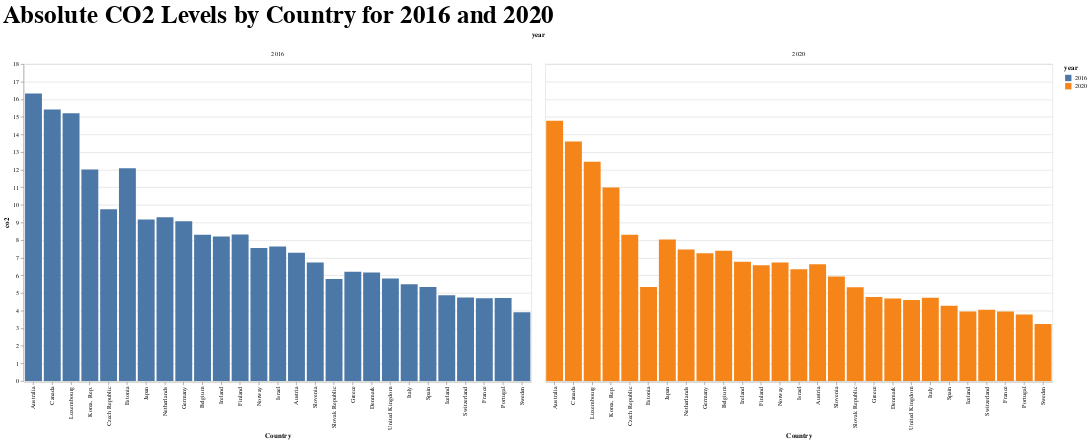

Source (notebook cell):
### Code cell
df_2016 = developed[developed['year'] == 2016]
df_2020 = developed[developed['year'] == 2020]

# Concatenate DataFrames
comp_df = pd.concat([df_2016, df_2020])

# Plot using Altair
chart = alt.Chart(comp_df).mark_bar().encode(
    x=alt.X('country_name:N', title='Country', sort='-y'),
    y='co2:Q',
    column='year:N',  # Stagger bars based on year
    color='year:N',
    tooltip=['country_name', 'co2', 'year']
).properties(
    width=800,
    height=500,
    title='Absolute CO2 Levels by Country for 2016 and 2020'
).configure_title(
    fontSize=40
)
chart

### Figure 1 — Vega-Lite specification as saved in the notebook (floating-point values rounded to 4 significant figures)
{"config": {"view": {"continuousWidth": 300, "continuousHeight": 300}, "title": {"fontSize": 40}}, "data": {"name": "data-87c0b2067cf5599801afc6ad61bc5d0d"}, "mark": {"type": "bar"}, "encoding": {"color": {"field": "year", "type": "nominal"}, "column": {"field": "year", "type": "nominal"}, "tooltip": [{"field": "country_name", "type": "nominal"}, {"field": "co2", "type": "quantitative"}, {"field": "year", "type": "quantitative"}], "x": {"field": "country_name", "sort": "-y", "title": "Country", "type": "nominal"}, "y": {"field": "co2", "type": "quantitative"}}, "height": 500, "title": "Absolute CO2 Levels by Country for 2016 and 2020", "width": 800, "$schema": "https://vega.github.io/schema/vega-lite/v5.16.3.json", "datasets": {"data-87c0b2067cf5599801afc6ad61bc5d0d": [{"country_code": "AUS", "country_name": "Australia", "region": "East Asia & Pacific", "Capital City": "Canberra", "income_group": "High income: OECD", "gov_effectiveness": 1.529, "pop_density": null, "econ_status": "Developed", "group": null, "year": 2016.0, "target": "Yes", "renewable_nrg_output": null, "renewable_nrg_consump": 9.36, "co2": 16.32, "gini": 33.7, "tree_loss": 430900.0}, {"country_code": "AUT", "country_name": "Austria", "region": "Europe & Central Asia", "Capital City": "Vienna", "income_group": "High income: OECD", "gov_effectiveness": 1.465, "pop_density": null, "econ_status": "Developed", "group": null, "year": 2016.0, "target": "Yes", "renewable_nrg_output": null, "renewable_nrg_consump": 34.63, "co2": 7.291, "gini": 30.8, "tree_loss": 17210.0}, {"country_code": "BEL", "country_name": "Belgium", "region": "Europe & Central Asia", "Capital City": "Brussels", "income_group": "High income: OECD", "gov_effectiveness": 1.228, "pop_density": null, "econ_status": "Developed", "group": null, "year": 2016.0, "target": "Yes", "renewable_nrg_output": null, "renewable_nrg_consump": 9.2, "co2": 8.311, "gini": 27.6, "tree_loss": 4512.0}, {"country_code": "CAN", "country_name": "Canada", "region": "North America", "Capital City": "Ottawa", "income_group": "High income: OECD", "gov_effectiveness": 1.567, "pop_density": null, "econ_status": "Developed", "group": null, "year": 2016.0, "target": "No", "renewable_nrg_output": null, "renewable_nrg_consump": 21.62, "co2": 15.42, "gini": 32.7, "tree_loss": 2084000.0}, {"country_code": "CHE", "country_name": "Switzerland", "region": "Europe & Central Asia", "Capital City": "Bern", "income_group": "High income: OECD", "gov_effectiveness": 2.05, "pop_density": null, "econ_status": "Developed", "group": null, "year": 2016.0, "target": "Yes", "renewable_nrg_output": null, "renewable_nrg_consump": 24.1, "co2": 4.737, "gini": 33.0, "tree_loss": 1679.0}, {"country_code": "CZE", "country_name": "Czech Republic", "region": "Europe & Central Asia", "Capital City": "Prague", "income_group": "High income: OECD", "gov_effectiveness": 1.094, "pop_density": null, "econ_status": "Developed", "group": null, "year": 2016.0, "target": "Yes", "renewable_nrg_output": null, "renewable_nrg_consump": 14.77, "co2": 9.748, "gini": 25.4, "tree_loss": 22810.0}, {"country_code": "DEU", "country_name": "Germany", "region": "Europe & Central Asia", "Capital City": "Berlin", "income_group": "High income: OECD", "gov_effectiveness": 1.29, "pop_density": null, "econ_status": "Developed", "group": null, "year": 2016.0, "target": "Yes", "renewable_nrg_output": null, "renewable_nrg_consump": 14.24, "co2": 9.073, "gini": 31.4, "tree_loss": 26880.0}, {"country_code": "DNK", "country_name": "Denmark", "region": "Europe & Central Asia", "Capital City": "Copenhagen", "income_group": "High income: OECD", "gov_effectiveness": 1.991, "pop_density": null, "econ_status": "Developed", "group": null, "year": 2016.0, "target": "Yes", "renewable_nrg_output": null, "renewable_nrg_consump": 31.95, "co2": 6.17, "gini": 28.2, "tree_loss": 4656.0}, {"country_code": "ESP", "country_name": "Spain", "region": "Europe & Central Asia", "Capital City": "Madrid", "income_group": "High income: OECD", "gov_effectiveness": 0.9208, "pop_density": null, "econ_status": "Developed", "group": null, "year": 2016.0, "target": "Yes", "renewable_nrg_output": null, "renewable_nrg_consump": 16.71, "co2": 5.341, "gini": 35.8, "tree_loss": 107600.0}, {"country_code": "EST", "country_name": "Estonia", "region": "Europe & Central Asia", "Capital City": "Tallinn", "income_group": "High income: OECD", "gov_effectiveness": 1.343, "pop_density": null, "econ_status": "Developed", "group": null, "year": 2016.0, "target": "Yes", "renewable_nrg_output": null, "renewable_nrg_consump": 27.23, "co2": 12.09, "gini": 31.2, "tree_loss": 36340.0}, {"country_code": "FIN", "country_name": "Finland", "region": "Europe & Central Asia", "Capital City": "Helsinki", "income_group": "High income: OECD", "gov_effectiveness": 1.755, "pop_density": null, "econ_status": "Developed", "group": null, "year": 2016.0, "target": "Yes", "renewable_nrg_output": null, "renewable_nrg_consump": 42.4, "co2": 8.316, "gini": 27.1, "tree_loss": 240400.0}, {"country_code": "FRA", "country_name": "France", "region": "Europe & Central Asia", "Capital City": "Paris", "income_group": "High income: OECD", "gov_effectiveness": 1.166, "pop_density": null, "econ_status": "Developed", "group": null, "year": 2016.0, "target": "Yes", "renewable_nrg_output": null, "renewable_nrg_consump": 14.25, "co2": 4.703, "gini": 31.9, "tree_loss": 60770.0}, {"country_code": "GBR", "country_name": "United Kingdom", "region": "Europe & Central Asia", "Capital City": "London", "income_group": "High income: OECD", "gov_effectiveness": 1.239, "pop_density": null, "econ_status": "Developed", "group": null, "year": 2016.0, "target": "Yes", "renewable_nrg_output": null, "renewable_nrg_consump": 7.68, "co2": 5.825, "gini": 33.1, "tree_loss": 28810.0}, {"country_code": "GRC", "country_name": "Greece", "region": "Europe & Central Asia", "Capital City": "Athens", "income_group": "High income: OECD", "gov_effectiveness": 0.4474, "pop_density": null, "econ_status": "Developed", "group": null, "year": 2016.0, "target": "Yes", "renewable_nrg_output": null, "renewable_nrg_consump": 16.41, "co2": 6.203, "gini": 35.0, "tree_loss": 6034.0}, {"country_code": "IRL", "country_name": "Ireland", "region": "Europe & Central Asia", "Capital City": "Dublin", "income_group": "High income: OECD", "gov_effectiveness": 1.549, "pop_density": null, "econ_status": "Developed", "group": null, "year": 2016.0, "target": "Yes", "renewable_nrg_output": null, "renewable_nrg_consump": 8.61, "co2": 8.203, "gini": 32.8, "tree_loss": 9388.0}, {"country_code": "ISL", "country_name": "Iceland", "region": "Europe & Central Asia", "Capital City": "Reykjavik", "income_group": "High income: OECD", "gov_effectiveness": 1.563, "pop_density": null, "econ_status": "Developed", "group": null, "year": 2016.0, "target": "No", "renewable_nrg_output": null, "renewable_nrg_consump": 80.77, "co2": 4.868, "gini": 27.2, "tree_loss": 0.0}, {"country_code": "ISR", "country_name": "Israel", "region": "Middle East & North Africa", "Capital City": null, "income_group": "High income: OECD", "gov_effectiveness": 1.237, "pop_density": null, "econ_status": "Developed", "group": null, "year": 2016.0, "target": "Yes", "renewable_nrg_output": null, "renewable_nrg_consump": 3.99, "co2": 7.633, "gini": 39.0, "tree_loss": 65.0}, {"country_code": "ITA", "country_name": "Italy", "region": "Europe & Central Asia", "Capital City": "Rome", "income_group": "High income: OECD", "gov_effectiveness": 0.4491, "pop_density": null, "econ_status": "Developed", "group": null, "year": 2016.0, "target": "Yes", "renewable_nrg_output": null, "renewable_nrg_consump": 16.09, "co2": 5.498, "gini": 35.2, "tree_loss": 24720.0}, {"country_code": "JPN", "country_name": "Japan", "region": "East Asia & Pacific", "Capital City": "Tokyo", "income_group": "High income: OECD", "gov_effectiveness": 1.62, "pop_density": null, "econ_status": "Developed", "group": null, "year": 2016.0, "target": "Yes", "renewable_nrg_output": null, "renewable_nrg_consump": 6.38, "co2": 9.167, "gini": null, "tree_loss": 54990.0}, {"country_code": "KOR", "country_name": "Korea, Rep.", "region": "East Asia & Pacific", "Capital City": "Seoul", "income_group": "High income: OECD", "gov_effectiveness": 1.35, "pop_density": null, "econ_status": "Developed", "group": null, "year": 2016.0, "target": "Yes", "renewable_nrg_output": null, "renewable_nrg_consump": 2.56, "co2": 12.02, "gini": 31.4, "tree_loss": 22540.0}, {"country_code": "LUX", "country_name": "Luxembourg", "region": "Europe & Central Asia", "Capital City": "Luxembourg", "income_group": "High income: OECD", "gov_effectiveness": 1.773, "pop_density": null, "econ_status": "Developed", "group": null, "year": 2016.0, "target": "Yes", "renewable_nrg_output": null, "renewable_nrg_consump": 13.5, "co2": 15.2, "gini": 31.7, "tree_loss": 521.0}, {"country_code": "NLD", "country_name": "Netherlands", "region": "Europe & Central Asia", "Capital City": "Amsterdam", "income_group": "High income: OECD", "gov_effectiveness": 1.579, "pop_density": null, "econ_status": "Developed", "group": null, "year": 2016.0, "target": "Yes", "renewable_nrg_output": null, "renewable_nrg_consump": 5.62, "co2": 9.307, "gini": 28.2, "tree_loss": 1407.0}, {"country_code": "NOR", "country_name": "Norway", "region": "Europe & Central Asia", "Capital City": "Oslo", "income_group": "High income: OECD", "gov_effectiveness": 1.942, "pop_density": null, "econ_status": "Developed", "group": null, "year": 2016.0, "target": "No", "renewable_nrg_output": null, "renewable_nrg_consump": 58.37, "co2": 7.561, "gini": 28.5, "tree_loss": 60080.0}, {"country_code": "PRT", "country_name": "Portugal", "region": "Europe & Central Asia", "Capital City": "Lisbon", "income_group": "High income: OECD", "gov_effectiveness": 1.002, "pop_density": null, "econ_status": "Developed", "group": null, "year": 2016.0, "target": "Yes", "renewable_nrg_output": null, "renewable_nrg_consump": 29.0, "co2": 4.716, "gini": 35.2, "tree_loss": 94650.0}, {"country_code": "SVK", "country_name": "Slovak Republic", "region": "Europe & Central Asia", "Capital City": "Bratislava", "income_group": "High income: OECD", "gov_effectiveness": 0.3786, "pop_density": null, "econ_status": "Developed", "group": null, "year": 2016.0, "target": "Yes", "renewable_nrg_output": null, "renewable_nrg_consump": 13.09, "co2": 5.8, "gini": 25.2, "tree_loss": 16940.0}, {"country_code": "SVN", "country_name": "Slovenia", "region": "Europe & Central Asia", "Capital City": "Ljubljana", "income_group": "High income: OECD", "gov_effectiveness": 1.069, "pop_density": null, "econ_status": "Developed", "group": null, "year": 2016.0, "target": "Yes", "renewable_nrg_output": null, "renewable_nrg_consump": 20.96, "co2": 6.733, "gini": 24.8, "tree_loss": 5395.0}, {"country_code": "SWE", "country_name": "Sweden", "region": "Europe & Central Asia", "Capital City": "Stockholm", "income_group": "High income: OECD", "gov_effectiveness": 1.573, "pop_density": null, "econ_status": "Developed", "group": null, "year": 2016.0, "target": "Yes", "renewable_nrg_output": null, "renewable_nrg_consump": 50.89, "co2": 3.899, "gini": 29.6, "tree_loss": 310300.0}, {"country_code": "AUS", "country_name": "Australia", "region": "East Asia & Pacific", "Capital City": "Canberra", "income_group": "High income: OECD", "gov_effectiveness": 1.529, "pop_density": null, "econ_status": "Developed", "group": null, "year": 2020.0, "target": "Yes", "renewable_nrg_output": null, "renewable_nrg_consump": 10.89, "co2": 14.78, "gini": null, "tree_loss": 2356000.0}, {"country_code": "AUT", "country_name": "Austria", "region": "Europe & Central Asia", "Capital City": "Vienna", "income_group": "High income: OECD", "gov_effectiveness": 1.465, "pop_density": null, "econ_status": "Developed", "group": null, "year": 2020.0, "target": "Yes", "renewable_nrg_output": null, "renewable_nrg_consump": 35.77, "co2": 6.633, "gini": 29.8, "tree_loss": 25940.0}, {"country_code": "BEL", "country_name": "Belgium", "region": "Europe & Central Asia", "Capital City": "Brussels", "income_group": "High income: OECD", "gov_effectiveness": 1.228, "pop_density": null, "econ_status": "Developed", "group": null, "year": 2020.0, "target": "Yes", "renewable_nrg_output": null, "renewable_nrg_consump": 12.28, "co2": 7.398, "gini": 26.0, "tree_loss": 5409.0}, {"country_code": "CAN", "country_name": "Canada", "region": "North America", "Capital City": "Ottawa", "income_group": "High income: OECD", "gov_effectiveness": 1.567, "pop_density": null, "econ_status": "Developed", "group": null, "year": 2020.0, "target": "No", "renewable_nrg_output": null, "renewable_nrg_consump": 23.85, "co2": 13.6, "gini": null, "tree_loss": 1195000.0}, {"country_code": "CHE", "country_name": "Switzerland", "region": "Europe & Central Asia", "Capital City": "Bern", "income_group": "High income: OECD", "gov_effectiveness": 2.05, "pop_density": null, "econ_status": "Developed", "group": null, "year": 2020.0, "target": "Yes", "renewable_nrg_output": null, "renewable_nrg_consump": 26.37, "co2": 4.042, "gini": null, "tree_loss": 3928.0}, {"country_code": "CZE", "country_name": "Czech Republic", "region": "Europe & Central Asia", "Capital City": "Prague", "income_group": "High income: OECD", "gov_effectiveness": 1.094, "pop_density": null, "econ_status": "Developed", "group": null, "year": 2020.0, "target": "Yes", "renewable_nrg_output": null, "renewable_nrg_consump": 16.97, "co2": 8.304, "gini": 26.2, "tree_loss": 100300.0}, {"country_code": "DEU", "country_name": "Germany", "region": "Europe & Central Asia", "Capital City": "Berlin", "income_group": "High income: OECD", "gov_effectiveness": 1.29, "pop_density": null, "econ_status": "Developed", "group": null, "year": 2020.0, "target": "Yes", "renewable_nrg_output": null, "renewable_nrg_consump": 18.6, "co2": 7.255, "gini": null, "tree_loss": 186900.0}, {"country_code": "DNK", "country_name": "Denmark", "region": "Europe & Central Asia", "Capital City": "Copenhagen", "income_group": "High income: OECD", "gov_effectiveness": 1.991, "pop_density": null, "econ_status": "Developed", "group": null, "year": 2020.0, "target": "Yes", "renewable_nrg_output": null, "renewable_nrg_consump": 39.7, "co2": 4.691, "gini": 27.5, "tree_loss": 3194.0}, {"country_code": "ESP", "country_name": "Spain", "region": "Europe & Central Asia", "Capital City": "Madrid", "income_group": "High income: OECD", "gov_effectiveness": 0.9208, "pop_density": null, "econ_status": "Developed", "group": null, "year": 2020.0, "target": "Yes", "renewable_nrg_output": null, "renewable_nrg_consump": 19.35, "co2": 4.28, "gini": 34.9, "tree_loss": 102000.0}, {"country_code": "EST", "country_name": "Estonia", "region": "Europe & Central Asia", "Capital City": "Tallinn", "income_group": "High income: OECD", "gov_effectiveness": 1.343, "pop_density": null, "econ_status": "Developed", "group": null, "year": 2020.0, "target": "Yes", "renewable_nrg_output": null, "renewable_nrg_consump": 40.0, "co2": 5.338, "gini": 30.7, "tree_loss": 36800.0}, {"country_code": "FIN", "country_name": "Finland", "region": "Europe & Central Asia", "Capital City": "Helsinki", "income_group": "High income: OECD", "gov_effectiveness": 1.755, "pop_density": null, "econ_status": "Developed", "group": null, "year": 2020.0, "target": "Yes", "renewable_nrg_output": null, "renewable_nrg_consump": 47.49, "co2": 6.57, "gini": 27.1, "tree_loss": 254500.0}, {"country_code": "FRA", "country_name": "France", "region": "Europe & Central Asia", "Capital City": "Paris", "income_group": "High income: OECD", "gov_effectiveness": 1.166, "pop_density": null, "econ_status": "Developed", "group": null, "year": 2020.0, "target": "Yes", "renewable_nrg_output": null, "renewable_nrg_consump": 16.87, "co2": 3.954, "gini": 30.7, "tree_loss": 77750.0}, {"country_code": "GBR", "country_name": "United Kingdom", "region": "Europe & Central Asia", "Capital City": "London", "income_group": "High income: OECD", "gov_effectiveness": 1.239, "pop_density": null, "econ_status": "Developed", "group": null, "year": 2020.0, "target": "Yes", "renewable_nrg_output": null, "renewable_nrg_consump": 13.5, "co2": 4.601, "gini": 32.6, "tree_loss": 22840.0}, {"country_code": "GRC", "country_name": "Greece", "region": "Europe & Central Asia", "Capital City": "Athens", "income_group": "High income: OECD", "gov_effectiveness": 0.4474, "pop_density": null, "econ_status": "Developed", "group": null, "year": 2020.0, "target": "Yes", "renewable_nrg_output": null, "renewable_nrg_consump": 20.08, "co2": 4.767, "gini": 33.6, "tree_loss": 5427.0}, {"country_code": "IRL", "country_name": "Ireland", "region": "Europe & Central Asia", "Capital City": "Dublin", "income_group": "High income: OECD", "gov_effectiveness": 1.549, "pop_density": null, "econ_status": "Developed", "group": null, "year": 2020.0, "target": "Yes", "renewable_nrg_output": null, "renewable_nrg_consump": 13.69, "co2": 6.768, "gini": 29.2, "tree_loss": 6207.0}, {"country_code": "ISL", "country_name": "Iceland", "region": "Europe & Central Asia", "Capital City": "Reykjavik", "income_group": "High income: OECD", "gov_effectiveness": 1.563, "pop_density": null, "econ_status": "Developed", "group": null, "year": 2020.0, "target": "No", "renewable_nrg_output": null, "renewable_nrg_consump": 82.79, "co2": 3.947, "gini": null, "tree_loss": 0.0}, {"country_code": "ISR", "country_name": "Israel", "region": "Middle East & North Africa", "Capital City": null, "income_group": "High income: OECD", "gov_effectiveness": 1.237, "pop_density": null, "econ_status": "Developed", "group": null, "year": 2020.0, "target": "Yes", "renewable_nrg_output": null, "renewable_nrg_consump": 5.61, "co2": 6.345, "gini": null, "tree_loss": 46.0}, {"country_code": "ITA", "country_name": "Italy", "region": "Europe & Central Asia", "Capital City": "Rome", "income_group": "High income: OECD", "gov_effectiveness": 0.4491, "pop_density": null, "econ_status": "Developed", "group": null, "year": 2020.0, "target": "Yes", "renewable_nrg_output": null, "renewable_nrg_consump": 18.69, "co2": 4.732, "gini": 35.2, "tree_loss": 28250.0}, {"country_code": "JPN", "country_name": "Japan", "region": "East Asia & Pacific", "Capital City": "Tokyo", "income_group": "High income: OECD", "gov_effectiveness": 1.62, "pop_density": null, "econ_status": "Developed", "group": null, "year": 2020.0, "target": "Yes", "renewable_nrg_output": null, "renewable_nrg_consump": 8.45, "co2": 8.031, "gini": null, "tree_loss": 48050.0}, {"country_code": "KOR", "country_name": "Korea, Rep.", "region": "East Asia & Pacific", "Capital City": "Seoul", "income_group": "High income: OECD", "gov_effectiveness": 1.35, "pop_density": null, "econ_status": "Developed", "group": null, "year": 2020.0, "target": "Yes", "renewable_nrg_output": null, "renewable_nrg_consump": 3.63, "co2": 10.99, "gini": null, "tree_loss": 20120.0}, {"country_code": "LUX", "country_name": "Luxembourg", "region": "Europe & Central Asia", "Capital City": "Luxembourg", "income_group": "High income: OECD", "gov_effectiveness": 1.773, "pop_density": null, "econ_status": "Developed", "group": null, "year": 2020.0, "target": "Yes", "renewable_nrg_output": null, "renewable_nrg_consump": 20.79, "co2": 12.46, "gini": 33.4, "tree_loss": 655.0}, {"country_code": "NLD", "country_name": "Netherlands", "region": "Europe & Central Asia", "Capital City": "Amsterdam", "income_group": "High income: OECD", "gov_effectiveness": 1.579, "pop_density": null, "econ_status": "Developed", "group": null, "year": 2020.0, "target": "Yes", "renewable_nrg_output": null, "renewable_nrg_consump": 10.79, "co2": 7.472, "gini": 26.0, "tree_loss": 1922.0}, {"country_code": "NOR", "country_name": "Norway", "region": "Europe & Central Asia", "Capital City": "Oslo", "income_group": "High income: OECD", "gov_effectiveness": 1.942, "pop_density": null, "econ_status": "Developed", "group": null, "year": 2020.0, "target": "No", "renewable_nrg_output": null, "renewable_nrg_consump": 61.29, "co2": 6.725, "gini": null, "tree_loss": 68360.0}, {"country_code": "PRT", "country_name": "Portugal", "region": "Europe & Central Asia", "Capital City": "Lisbon", "income_group": "High income: OECD", "gov_effectiveness": 1.002, "pop_density": null, "econ_status": "Developed", "group": null, "year": 2020.0, "target": "Yes", "renewable_nrg_output": null, "renewable_nrg_consump": 31.21, "co2": 3.785, "gini": 34.7, "tree_loss": 62040.0}, {"country_code": "SVK", "country_name": "Slovak Republic", "region": "Europe & Central Asia", "Capital City": "Bratislava", "income_group": "High income: OECD", "gov_effectiveness": 0.3786, "pop_density": null, "econ_status": "Developed", "group": null, "year": 2020.0, "target": "Yes", "renewable_nrg_output": null, "renewable_nrg_consump": 17.64, "co2": 5.319, "gini": null, "tree_loss": 11950.0}, {"country_code": "SVN", "country_name": "Slovenia", "region": "Europe & Central Asia", "Capital City": "Ljubljana", "income_group": "High income: OECD", "gov_effectiveness": 1.069, "pop_density": null, "econ_status": "Developed", "group": null, "year": 2020.0, "target": "Yes", "renewable_nrg_output": null, "renewable_nrg_consump": 22.4, "co2": 5.935, "gini": 24.0, "tree_loss": 3889.0}, {"country_code": "SWE", "country_name": "Sweden", "region": "Europe & Central Asia", "Capital City": "Stockholm", "income_group": "High income: OECD", "gov_effectiveness": 1.573, "pop_density": null, "econ_status": "Developed", "group": null, "year": 2020.0, "target": "Yes", "renewable_nrg_output": null, "renewable_nrg_consump": 58.4, "co2": 3.243, "gini": 28.9, "tree_loss": 340000.0}]}}
